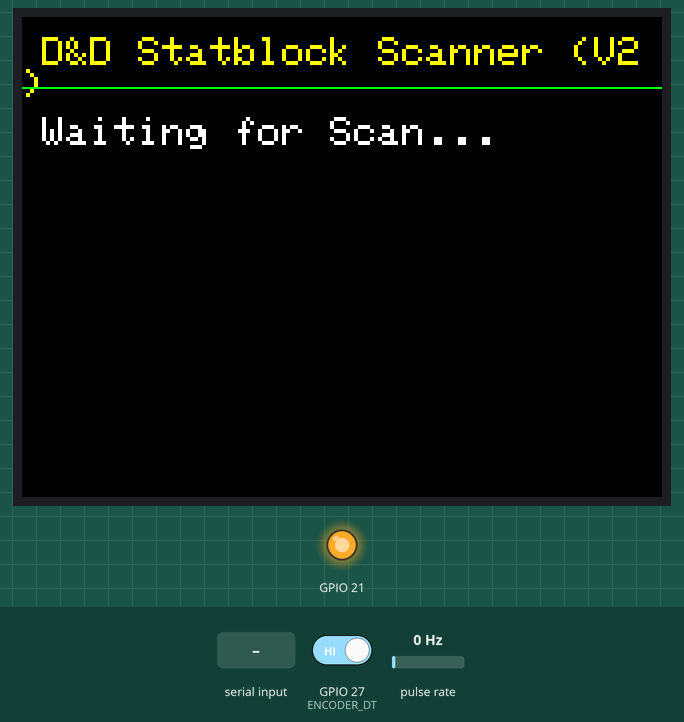
Recording of a sketch running on a simulated ESP32. Parts: 320×240 colour display, output pins drawn as LEDs (lit = HIGH). Wiring (inferred from the names in the program): pulse sensor: data GPIO 22. The test bench sets the inputs (shaded band); at power-on: pulse rate 0 Hz, GPIO 27 (ENCODER_DT) HIGH.

Above: at 1.4 s.
1.5 s: pulse rate (sensor on GPIO 22) set to 50 Hz
At 1.78 s:
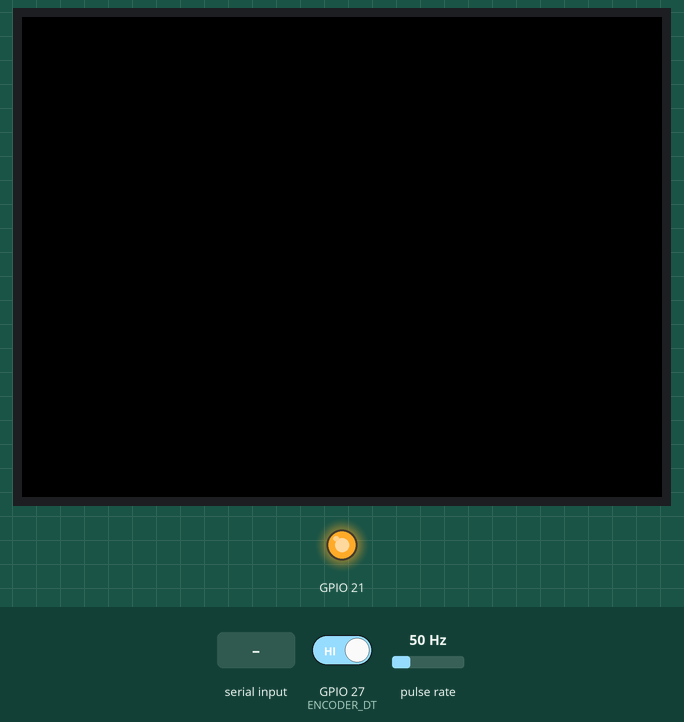
3.9 s: "1\n" received over Serial
6.8 s: GPIO 27 (ENCODER_DT) driven LOW
8.4 s: pulse rate (sensor on GPIO 22) set to 4 Hz
At 8.9 s:
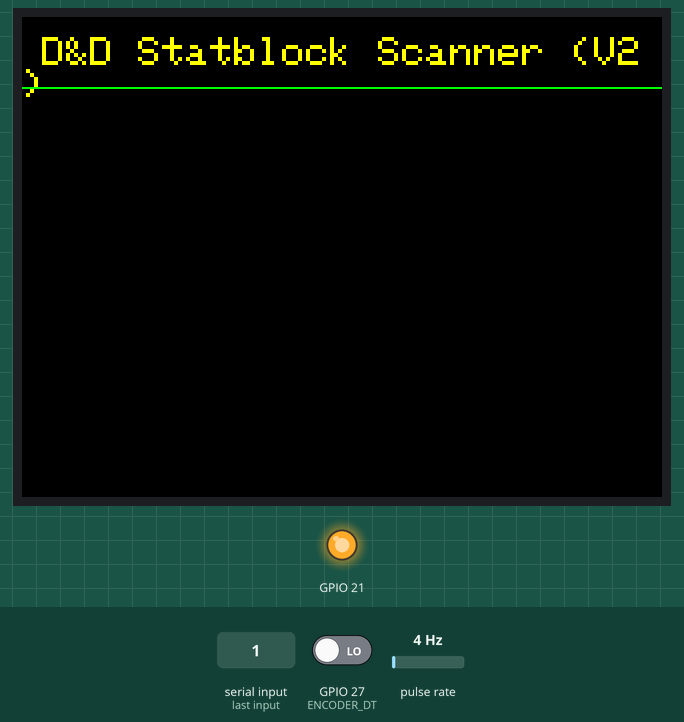
Timing chart, 0 to 11.4 s (numbered marks = the images above; inputs shaded):
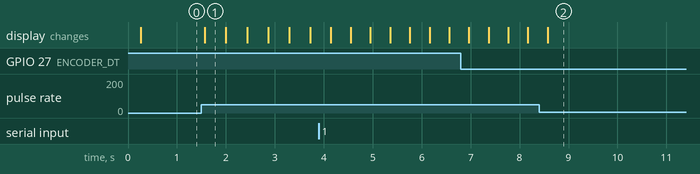

The sketch:

cyd_display.ino
```cpp
#include <TFT_eSPI.h>
#include <SPI.h>

// ==============================================================================
// CONFIGURATION
// ==============================================================================
#define ENCODER_CLK 22
#define ENCODER_DT  27

TFT_eSPI tft = TFT_eSPI();

// ==============================================================================
// GLOBAL STATE
// ==============================================================================
volatile int encoderPos = 0;
int lastReportedPos = 0;
int scroll_y = 0;

String currentStatblock = "Waiting for Scan...";

// ==============================================================================
// INTERRUPTS
// ==============================================================================
void IRAM_ATTR readEncoder() {
  // Read the state of the DT pin to determine direction
  int dtValue = digitalRead(ENCODER_DT);
  if (dtValue == HIGH) {
    encoderPos++; // Clockwise
  } else {
    encoderPos--; // Counter-Clockwise
  }
}

// ==============================================================================
// RENDERING
// ==============================================================================
void drawScreen() {
  tft.fillScreen(TFT_BLACK);

  // Parse and draw the string
  // We use scroll_y to offset the starting Y coordinate
  int startY = 50 + scroll_y;

  tft.setCursor(10, startY);
  tft.setTextColor(TFT_WHITE, TFT_BLACK);
  tft.setTextSize(2);

  // Replace the '|' delimiters back into standard newlines for printing
  String displayString = currentStatblock;
  displayString.replace("|", "\n");

  tft.print(displayString);

  // Draw a static header over the scrolling text
  tft.fillRect(0, 0, 320, 40, TFT_BLACK); // Clear top banner area
  tft.setCursor(10, 10);
  tft.setTextColor(TFT_YELLOW, TFT_BLACK);
  tft.setTextSize(2);
  tft.println("D&D Statblock Scanner (V2)");
  tft.drawLine(0, 35, 320, 35, TFT_GREEN);
}

// ==============================================================================
// MAIN LOGIC
// ==============================================================================
void setup() {
  Serial.begin(115200);

  // 1. Setup Screen
  pinMode(21, OUTPUT);
  digitalWrite(21, HIGH); // Backlight on
  tft.init();
  tft.setRotation(1); // Landscape
  tft.setTextWrap(true);

  // 2. Setup Rotary Encoder Interrupts
  pinMode(ENCODER_CLK, INPUT_PULLUP);
  pinMode(ENCODER_DT, INPUT_PULLUP);
  attachInterrupt(digitalPinToInterrupt(ENCODER_CLK), readEncoder, FALLING);

  // Initial draw
  drawScreen();
}

void loop() {
  // Check for new incoming statblocks over USB Serial
  if (Serial.available()) {
    currentStatblock = Serial.readStringUntil('\n');

    // Reset scroll when new card is scanned
    scroll_y = 0;
    encoderPos = 0;
    lastReportedPos = 0;

    drawScreen();
  }

  // Check if the rotary encoder was spun
  if (encoderPos != lastReportedPos) {
    // Calculate the difference
    int diff = encoderPos - lastReportedPos;
    lastReportedPos = encoderPos;

    // Adjust scroll offset (e.g., 20 pixels per click)
    scroll_y += (diff * 20);

    // Simple boundary limits to stop infinite scrolling up/down
    if (scroll_y > 0) scroll_y = 0;
    if (scroll_y < -600) scroll_y = -600; // Arbitrary bottom limit for this test

    // Redraw screen with new scroll offset
    drawScreen();
  }
}
```

Measured:
- after the input at 1.5 s, the display: changes after 0.07 s (image 1)
- what the display in image 1 shows lasts 0.4 s, from 1.6 s to 2.0 s
